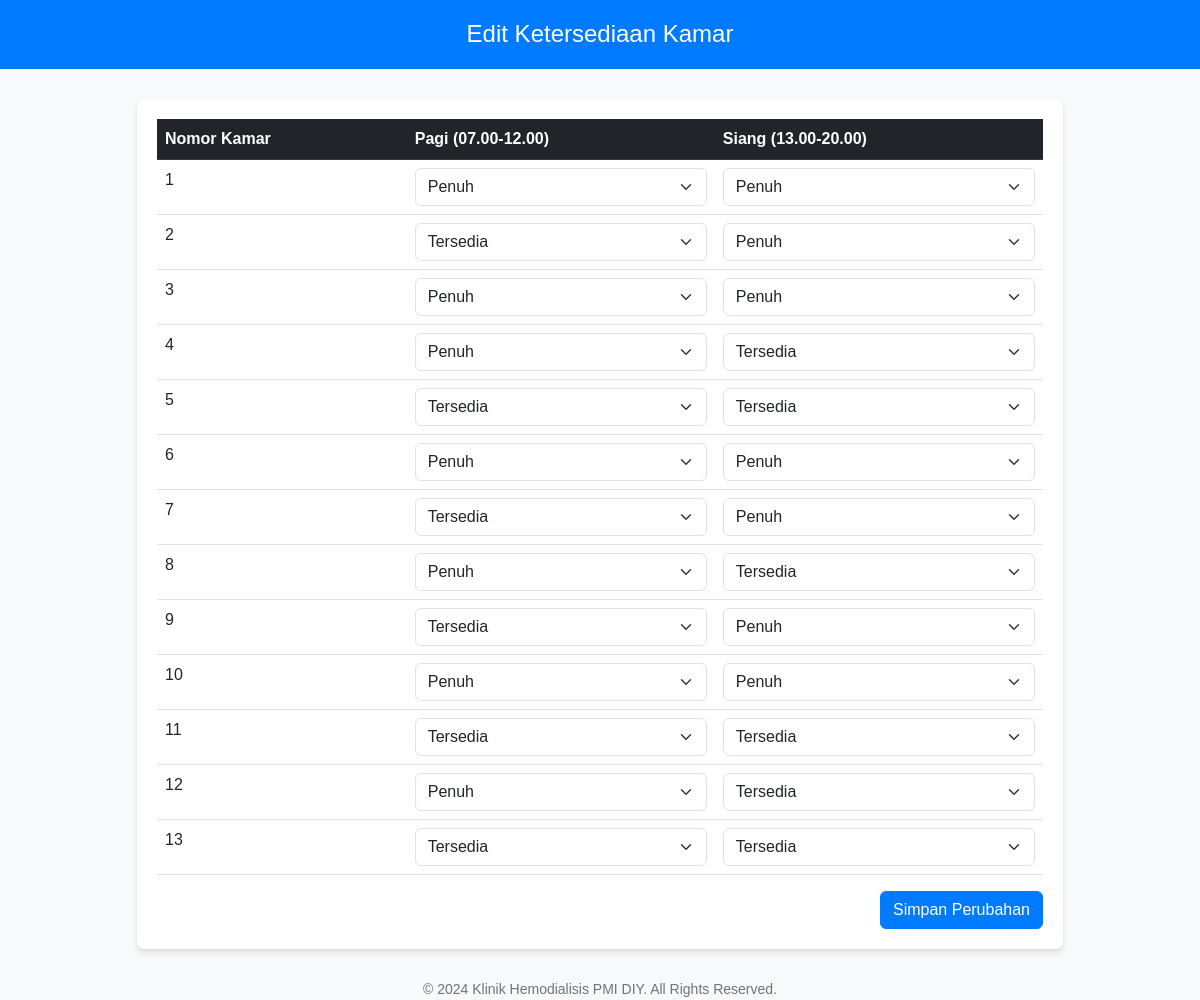
Page /edit_kamar.php on the committed database.
### tables this page shows
CREATE TABLE `ketersediaan_kamar` (
  `id` int(11) NOT NULL,
  `nomor_kamar` int(11) NOT NULL,
  `pagi` enum('Tersedia','Penuh') NOT NULL,
  `siang` enum('Tersedia','Penuh') NOT NULL
);

### edit_kamar.php (the view, shortened to what this page needs)
<?php
require 'db.php';
$stmt = $conn->query("SELECT * FROM ketersediaan_kamar");
$kamar = $stmt->fetchAll(PDO::FETCH_ASSOC);
?>
<!DOCTYPE html>
<html lang="en">
<head>
    <link href="https://cdn.jsdelivr.net/npm/bootstrap@5.3.0-alpha3/dist/css/bootstrap.min.css" rel="stylesheet">
</head>
<body>
    <div class="header">
        <h2>Edit Ketersediaan Kamar</h2>
    </div>
    <div class="container">
        <div class="row">
            <div class="col-md-10 mx-auto">
                <div class="table-container">
                    <form method="POST" action="">
                        <table class="table table-hover">
                            <thead class="table-dark">
                                <tr>
                                    <th scope="col">Nomor Kamar</th>
                                    <th scope="col">Pagi (07.00-12.00)</th>
                                    <th scope="col">Siang (13.00-20.00)</th>
                                </tr>
                            </thead>
                            <tbody>
                                <?php if (!empty($kamar)): ?>
                                    <?php foreach ($kamar as $row): ?>
                                        <tr>
                                            <td><?php echo htmlspecialchars($row['nomor_kamar']); ?></td>
                                            <td>
                                                <select name="pagi[<?php echo $row['id']; ?>]" class="form-select">
                                                    <option value="Tersedia" <?php if ($row['pagi'] == 'Tersedia') echo 'selected'; ?>>Tersedia</option>
                                                    <option value="Penuh" <?php if ($row['pagi'] == 'Penuh') echo 'selected'; ?>>Penuh</option>
                                                </select>
                                            </td>
                                            <td>
                                                <select name="siang[<?php echo $row['id']; ?>]" class="form-select">
                                                    <option value="Tersedia" <?php if ($row['siang'] == 'Tersedia') echo 'selected'; ?>>Tersedia</option>
                                                    <option value="Penuh" <?php if ($row['siang'] == 'Penuh') echo 'selected'; ?>>Penuh</option>
                                                </select>
                                            </td>
                                        </tr>
                                    <?php endforeach; ?>
                                <?php else: ?>
                                    <tr>
                                        <td colspan="3" class="text-center">Data kamar tidak tersedia.</td>
                                    </tr>
                                <?php endif; ?>
                            </tbody>
                        </table>
                        <div class="d-flex justify-content-end">
                            <button type="submit" class="btn btn-primary">Simpan Perubahan</button>
                        </div>
                    </form>
                </div>
            </div>
        </div>
    </div>
    <footer>
        © 2024 Klinik Hemodialisis PMI DIY. All Rights Reserved.
    </footer>
</body>
</html>

### edit_kamar.php (style rules this page uses)
body { font-family: Arial, sans-serif; background-color: #f8f9fa; }
.header { background-color: #007bff; color: #fff; padding: 20px 0; text-align: center; margin-bottom: 30px; }
.header h2 { margin: 0; font-size: 24px; }
.table-container { box-shadow: 0 4px 6px rgba(0, 0, 0, 0.1); background: #fff; padding: 20px; border-radius: 8px; }
.btn-primary { background-color: #007bff; border-color: #007bff; }
footer { margin-top: 30px; text-align: center; color: #6c757d; font-size: 14px; }

### rows in the picture
ketersediaan_kamar: nomor_kamar "1", pagi+id "Penuh", siang+id "Penuh"
ketersediaan_kamar: nomor_kamar "2", pagi+id "Tersedia", siang+id "Penuh"
ketersediaan_kamar: nomor_kamar "3", pagi+id "Penuh", siang+id "Penuh"
ketersediaan_kamar: nomor_kamar "4", pagi+id "Penuh", siang+id "Tersedia"
ketersediaan_kamar: nomor_kamar "5", pagi+id "Tersedia", siang+id "Tersedia"
ketersediaan_kamar: nomor_kamar "6", pagi+id "Penuh", siang+id "Penuh"
ketersediaan_kamar: nomor_kamar "7", pagi+id "Tersedia", siang+id "Penuh"
ketersediaan_kamar: nomor_kamar "8", pagi+id "Penuh", siang+id "Tersedia"
ketersediaan_kamar: nomor_kamar "9", pagi+id "Tersedia", siang+id "Penuh"
ketersediaan_kamar: nomor_kamar "10", pagi+id "Penuh", siang+id "Penuh"
ketersediaan_kamar: nomor_kamar "11", pagi+id "Tersedia", siang+id "Tersedia"
ketersediaan_kamar: nomor_kamar "12", pagi+id "Penuh", siang+id "Tersedia"
ketersediaan_kamar: nomor_kamar "13", pagi+id "Tersedia", siang+id "Tersedia"
